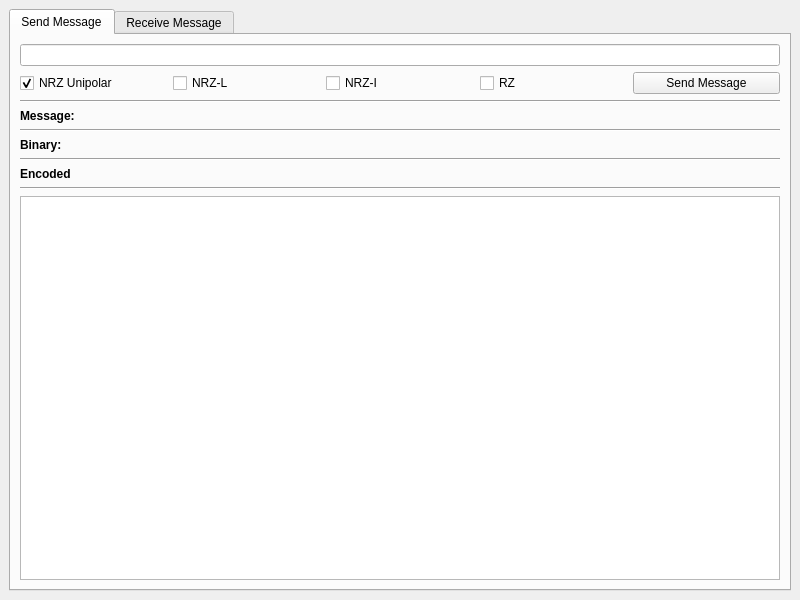
<?xml version="1.0" encoding="UTF-8"?>
<ui version="4.0">
 <class>MainWindow</class>
 <widget class="QMainWindow" name="MainWindow">
  <property name="geometry">
   <rect>
    <x>0</x>
    <y>0</y>
    <width>800</width>
    <height>600</height>
   </rect>
  </property>
  <property name="windowTitle">
   <string>Comunicação de Dados</string>
  </property>
  <widget class="QWidget" name="centralwidget">
   <layout class="QVBoxLayout" name="verticalLayout">
    <item>
     <widget class="QTabWidget" name="tabWidget">
      <property name="currentIndex">
       <number>0</number>
      </property>
      <property name="documentMode">
       <bool>false</bool>
      </property>
      <property name="tabsClosable">
       <bool>false</bool>
      </property>
      <property name="movable">
       <bool>false</bool>
      </property>
      <property name="tabBarAutoHide">
       <bool>false</bool>
      </property>
      <widget class="QWidget" name="sendPage">
       <attribute name="title">
        <string>Send Message</string>
       </attribute>
       <layout class="QVBoxLayout" name="verticalLayout_2">
        <item>
         <widget class="QLineEdit" name="messageEditBox">
          <property name="clearButtonEnabled">
           <bool>true</bool>
          </property>
         </widget>
        </item>
        <item>
         <layout class="QHBoxLayout" name="horizontalLayout_2">
          <item>
           <widget class="QCheckBox" name="checkBoxNRZ">
            <property name="text">
             <string>NRZ Unipolar</string>
            </property>
            <property name="checked">
             <bool>true</bool>
            </property>
            <property name="autoExclusive">
             <bool>true</bool>
            </property>
           </widget>
          </item>
          <item>
           <widget class="QCheckBox" name="checkBoxNRZ_L">
            <property name="text">
             <string>NRZ-L</string>
            </property>
            <property name="autoExclusive">
             <bool>true</bool>
            </property>
           </widget>
          </item>
          <item>
           <widget class="QCheckBox" name="checkBoxNRZ_I">
            <property name="text">
             <string>NRZ-I</string>
            </property>
            <property name="autoExclusive">
             <bool>true</bool>
            </property>
           </widget>
          </item>
          <item>
           <widget class="QCheckBox" name="checkBoxRZ">
            <property name="text">
             <string>RZ</string>
            </property>
            <property name="autoExclusive">
             <bool>true</bool>
            </property>
           </widget>
          </item>
          <item>
           <widget class="QPushButton" name="sendMessageButton">
            <property name="text">
             <string>Send Message</string>
            </property>
           </widget>
          </item>
         </layout>
        </item>
        <item>
         <widget class="Line" name="line0">
          <property name="orientation">
           <enum>Qt::Horizontal</enum>
          </property>
         </widget>
        </item>
        <item>
         <layout class="QHBoxLayout" name="horizontalLayout_4">
          <item>
           <widget class="QLabel" name="messageLabel0">
            <property name="font">
             <font>
              <weight>75</weight>
              <bold>true</bold>
             </font>
            </property>
            <property name="text">
             <string>Message:</string>
            </property>
           </widget>
          </item>
          <item>
           <widget class="QLabel" name="showMessageLabel0">
            <property name="sizePolicy">
             <sizepolicy hsizetype="Expanding" vsizetype="Preferred">
              <horstretch>0</horstretch>
              <verstretch>0</verstretch>
             </sizepolicy>
            </property>
            <property name="text">
             <string/>
            </property>
            <property name="wordWrap">
             <bool>true</bool>
            </property>
           </widget>
          </item>
         </layout>
        </item>
        <item>
         <widget class="Line" name="line1">
          <property name="orientation">
           <enum>Qt::Horizontal</enum>
          </property>
         </widget>
        </item>
        <item>
         <layout class="QHBoxLayout" name="horizontalLayout_3">
          <item>
           <widget class="QLabel" name="binaryLabel0">
            <property name="sizePolicy">
             <sizepolicy hsizetype="Preferred" vsizetype="Preferred">
              <horstretch>0</horstretch>
              <verstretch>0</verstretch>
             </sizepolicy>
            </property>
            <property name="font">
             <font>
              <weight>75</weight>
              <bold>true</bold>
             </font>
            </property>
            <property name="text">
             <string>Binary:</string>
            </property>
           </widget>
          </item>
          <item>
           <widget class="QLabel" name="showBinaryLabel0">
            <property name="sizePolicy">
             <sizepolicy hsizetype="Expanding" vsizetype="Preferred">
              <horstretch>0</horstretch>
              <verstretch>0</verstretch>
             </sizepolicy>
            </property>
            <property name="text">
             <string/>
            </property>
            <property name="wordWrap">
             <bool>true</bool>
            </property>
           </widget>
          </item>
         </layout>
        </item>
        <item>
         <widget class="Line" name="line2">
          <property name="orientation">
           <enum>Qt::Horizontal</enum>
          </property>
         </widget>
        </item>
        <item>
         <layout class="QHBoxLayout" name="horizontalLayout">
          <item>
           <widget class="QLabel" name="encodedLabel0">
            <property name="font">
             <font>
              <weight>75</weight>
              <bold>true</bold>
             </font>
            </property>
            <property name="text">
             <string>Encoded</string>
            </property>
           </widget>
          </item>
          <item>
           <widget class="QLabel" name="showEncodedLabel0">
            <property name="sizePolicy">
             <sizepolicy hsizetype="Expanding" vsizetype="Preferred">
              <horstretch>0</horstretch>
              <verstretch>0</verstretch>
             </sizepolicy>
            </property>
            <property name="text">
             <string/>
            </property>
            <property name="wordWrap">
             <bool>true</bool>
            </property>
           </widget>
          </item>
         </layout>
        </item>
        <item>
         <widget class="Line" name="line3">
          <property name="orientation">
           <enum>Qt::Horizontal</enum>
          </property>
         </widget>
        </item>
        <item>
         <widget class="PlotWidget" name="graphicsView"/>
        </item>
       </layout>
      </widget>
      <widget class="QWidget" name="receivePage">
       <attribute name="title">
        <string>Receive Message</string>
       </attribute>
       <layout class="QVBoxLayout" name="verticalLayout_3">
        <item>
         <widget class="Line" name="line4">
          <property name="orientation">
           <enum>Qt::Horizontal</enum>
          </property>
         </widget>
        </item>
        <item>
         <layout class="QHBoxLayout" name="horizontalLayout_7">
          <item>
           <widget class="QLabel" name="messageLabel1">
            <property name="sizePolicy">
             <sizepolicy hsizetype="Preferred" vsizetype="Preferred">
              <horstretch>0</horstretch>
              <verstretch>0</verstretch>
             </sizepolicy>
            </property>
            <property name="font">
             <font>
              <weight>75</weight>
              <bold>true</bold>
             </font>
            </property>
            <property name="text">
             <string>Message:</string>
            </property>
           </widget>
          </item>
          <item>
           <widget class="QLabel" name="showMessageLabel1">
            <property name="sizePolicy">
             <sizepolicy hsizetype="Expanding" vsizetype="Preferred">
              <horstretch>0</horstretch>
              <verstretch>0</verstretch>
             </sizepolicy>
            </property>
            <property name="text">
             <string/>
            </property>
            <property name="wordWrap">
             <bool>true</bool>
            </property>
           </widget>
          </item>
         </layout>
        </item>
        <item>
         <widget class="Line" name="line5">
          <property name="orientation">
           <enum>Qt::Horizontal</enum>
          </property>
         </widget>
        </item>
        <item>
         <layout class="QHBoxLayout" name="horizontalLayout_6">
          <item>
           <widget class="QLabel" name="binaryLabel1">
            <property name="font">
             <font>
              <weight>75</weight>
              <bold>true</bold>
             </font>
            </property>
            <property name="text">
             <string>Binary:</string>
            </property>
           </widget>
          </item>
          <item>
           <widget class="QLabel" name="showBinaryLabel1">
            <property name="sizePolicy">
             <sizepolicy hsizetype="Expanding" vsizetype="Preferred">
              <horstretch>0</horstretch>
              <verstretch>0</verstretch>
             </sizepolicy>
            </property>
            <property name="text">
             <string/>
            </property>
           </widget>
          </item>
         </layout>
        </item>
        <item>
         <widget class="Line" name="line6">
          <property name="orientation">
           <enum>Qt::Horizontal</enum>
          </property>
         </widget>
        </item>
        <item>
         <layout class="QHBoxLayout" name="horizontalLayout_5">
          <item>
           <widget class="QLabel" name="encodedLabel1">
            <property name="font">
             <font>
              <weight>75</weight>
              <bold>true</bold>
             </font>
            </property>
            <property name="text">
             <string>Encoded:</string>
            </property>
           </widget>
          </item>
          <item>
           <widget class="QLabel" name="showEncoddLabel1">
            <property name="sizePolicy">
             <sizepolicy hsizetype="Expanding" vsizetype="Preferred">
              <horstretch>0</horstretch>
              <verstretch>0</verstretch>
             </sizepolicy>
            </property>
            <property name="text">
             <string/>
            </property>
            <property name="wordWrap">
             <bool>true</bool>
            </property>
           </widget>
          </item>
         </layout>
        </item>
        <item>
         <widget class="Line" name="line7">
          <property name="orientation">
           <enum>Qt::Horizontal</enum>
          </property>
         </widget>
        </item>
        <item>
         <widget class="PlotWidget" name="graphicsView1"/>
        </item>
       </layout>
      </widget>
     </widget>
    </item>
   </layout>
  </widget>
 </widget>
 <customwidgets>
  <customwidget>
   <class>PlotWidget</class>
   <extends>QGraphicsView</extends>
   <header>pyqtgraph</header>
  </customwidget>
 </customwidgets>
 <resources/>
 <connections/>
</ui>
